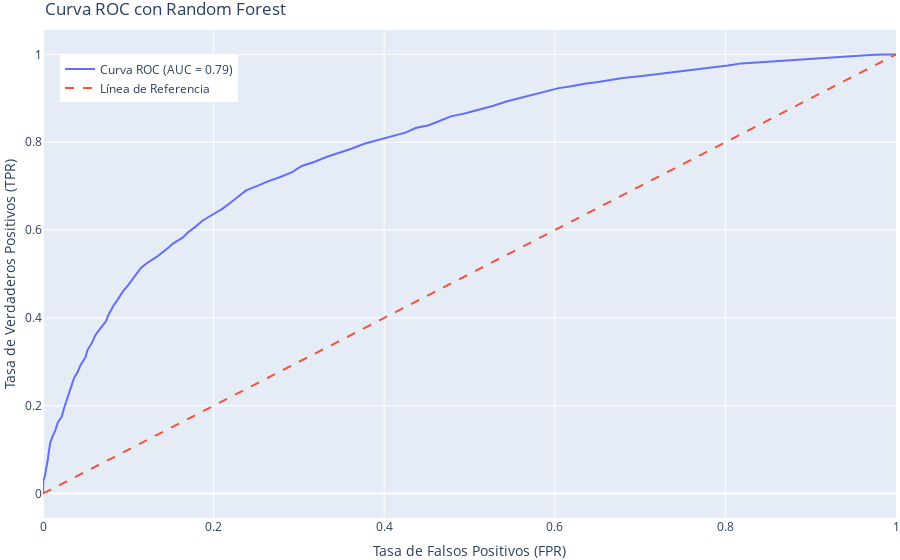

Notebook code for this chart:
### Code cell
# Crear la figura interactiva de Plotly
fig = go.Figure()

# Agregar la curva ROC
fig.add_trace(go.Scatter(x=fpr, y=tpr, mode='lines', name=f'Curva ROC (AUC = {roc_auc:.2f})'))

# Línea de referencia
fig.add_trace(go.Scatter(x=[0, 1], y=[0, 1], mode='lines', name='Línea de Referencia', line=dict(dash='dash')))

# Diseño del gráfico
fig.update_layout(
    title='Curva ROC con Random Forest',
    xaxis_title='Tasa de Falsos Positivos (FPR)',
    yaxis_title='Tasa de Verdaderos Positivos (TPR)',
    legend=dict(x=0.02, y=0.95),
    margin=dict(l=0, r=0, t=30, b=0)
)

# Mostrar la figura interactiva
fig.show()
